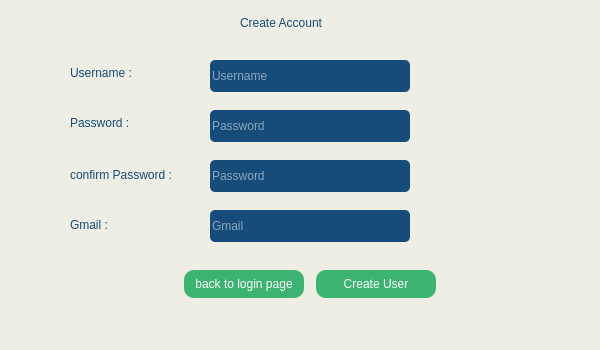
<?xml version="1.0" encoding="UTF-8"?>
<ui version="4.0">
 <class>MainWindow</class>
 <widget class="QMainWindow" name="MainWindow">
  <property name="geometry">
   <rect>
    <x>0</x>
    <y>0</y>
    <width>600</width>
    <height>350</height>
   </rect>
  </property>
  <property name="windowTitle">
   <string>MainWindow</string>
  </property>
  <property name="styleSheet">
   <string notr="true">background-color: 	rgb(245,255,250);
background-color: 	rgb(238,238,228);
</string>
  </property>
  <widget class="QWidget" name="centralwidget">
   <widget class="QLineEdit" name="create_username">
    <property name="geometry">
     <rect>
      <x>210</x>
      <y>60</y>
      <width>200</width>
      <height>32</height>
     </rect>
    </property>
    <property name="styleSheet">
     <string notr="true">font: 75 8pt &quot;Calibri (Body)&quot;;
background-color: rgb(21,76,121);
color: rgb(255, 255, 255);
border-radius:5px;



</string>
    </property>
    <property name="text">
     <string/>
    </property>
    <property name="placeholderText">
     <string>Username</string>
    </property>
   </widget>
   <widget class="QLineEdit" name="create_password">
    <property name="geometry">
     <rect>
      <x>210</x>
      <y>110</y>
      <width>200</width>
      <height>32</height>
     </rect>
    </property>
    <property name="styleSheet">
     <string notr="true">font: 75 8pt &quot;Calibri (Body)&quot;;
background-color: rgb(21,76,121);
color: rgb(255, 255, 255);
border-radius:5px;



</string>
    </property>
    <property name="echoMode">
     <enum>QLineEdit::Password</enum>
    </property>
    <property name="placeholderText">
     <string>Password</string>
    </property>
   </widget>
   <widget class="QLabel" name="label">
    <property name="geometry">
     <rect>
      <x>240</x>
      <y>10</y>
      <width>131</width>
      <height>25</height>
     </rect>
    </property>
    <property name="styleSheet">
     <string notr="true">font: 75 11pt &quot;Calibri (Body)&quot;;
color:   rgb(21,76,121);
 </string>
    </property>
    <property name="text">
     <string>Create Account</string>
    </property>
   </widget>
   <widget class="QPushButton" name="CreateButton">
    <property name="geometry">
     <rect>
      <x>316</x>
      <y>270</y>
      <width>120</width>
      <height>28</height>
     </rect>
    </property>
    <property name="styleSheet">
     <string notr="true">font: 75 8pt &quot;Calibri (Body)&quot;;
background-color: rgb(60,179,113);
color: rgb(255, 255, 255);
border-radius:10px;



</string>
    </property>
    <property name="text">
     <string>Create User</string>
    </property>
   </widget>
   <widget class="QLabel" name="label_2">
    <property name="geometry">
     <rect>
      <x>70</x>
      <y>60</y>
      <width>80</width>
      <height>25</height>
     </rect>
    </property>
    <property name="styleSheet">
     <string notr="true">font: 75 9pt &quot;Calibri (Body)&quot;;
color:   rgb(21,76,121);
 </string>
    </property>
    <property name="text">
     <string>Username :</string>
    </property>
   </widget>
   <widget class="QLineEdit" name="confir_password">
    <property name="geometry">
     <rect>
      <x>210</x>
      <y>160</y>
      <width>200</width>
      <height>32</height>
     </rect>
    </property>
    <property name="styleSheet">
     <string notr="true">font: 75 8pt &quot;Calibri (Body)&quot;;
background-color: rgb(21,76,121);
color: rgb(255, 255, 255);
border-radius:5px;



</string>
    </property>
    <property name="echoMode">
     <enum>QLineEdit::Password</enum>
    </property>
    <property name="placeholderText">
     <string>Password</string>
    </property>
   </widget>
   <widget class="QLabel" name="label_3">
    <property name="geometry">
     <rect>
      <x>70</x>
      <y>110</y>
      <width>80</width>
      <height>25</height>
     </rect>
    </property>
    <property name="styleSheet">
     <string notr="true">font: 75 9pt &quot;Calibri (Body)&quot;;
color:   rgb(21,76,121);
 </string>
    </property>
    <property name="text">
     <string>Password :</string>
    </property>
   </widget>
   <widget class="QLabel" name="label_4">
    <property name="geometry">
     <rect>
      <x>70</x>
      <y>162</y>
      <width>141</width>
      <height>25</height>
     </rect>
    </property>
    <property name="styleSheet">
     <string notr="true">font: 75 9pt &quot;Calibri (Body)&quot;;
color:   rgb(21,76,121);
 </string>
    </property>
    <property name="text">
     <string>confirm Password :</string>
    </property>
   </widget>
   <widget class="QLabel" name="label_5">
    <property name="geometry">
     <rect>
      <x>70</x>
      <y>212</y>
      <width>80</width>
      <height>25</height>
     </rect>
    </property>
    <property name="styleSheet">
     <string notr="true">font: 75 9pt &quot;Calibri (Body)&quot;;
color:   rgb(21,76,121);
 </string>
    </property>
    <property name="text">
     <string>Gmail :</string>
    </property>
   </widget>
   <widget class="QLineEdit" name="create_gmail">
    <property name="geometry">
     <rect>
      <x>210</x>
      <y>210</y>
      <width>200</width>
      <height>32</height>
     </rect>
    </property>
    <property name="styleSheet">
     <string notr="true">font: 75 8pt &quot;Calibri (Body)&quot;;
background-color: rgb(21,76,121);
color: rgb(255, 255, 255);
border-radius:5px;



</string>
    </property>
    <property name="text">
     <string/>
    </property>
    <property name="placeholderText">
     <string>Gmail</string>
    </property>
   </widget>
   <widget class="QPushButton" name="LoginpageButton">
    <property name="geometry">
     <rect>
      <x>184</x>
      <y>270</y>
      <width>120</width>
      <height>28</height>
     </rect>
    </property>
    <property name="styleSheet">
     <string notr="true">font: 75 8pt &quot;Calibri (Body)&quot;;
background-color: rgb(60,179,113);
color: rgb(255, 255, 255);
border-radius:10px;



</string>
    </property>
    <property name="text">
     <string>back to login page</string>
    </property>
   </widget>
   <zorder>label_4</zorder>
   <zorder>create_username</zorder>
   <zorder>create_password</zorder>
   <zorder>label</zorder>
   <zorder>CreateButton</zorder>
   <zorder>label_2</zorder>
   <zorder>confir_password</zorder>
   <zorder>label_3</zorder>
   <zorder>label_5</zorder>
   <zorder>create_gmail</zorder>
   <zorder>LoginpageButton</zorder>
  </widget>
  <widget class="QMenuBar" name="menubar">
   <property name="geometry">
    <rect>
     <x>0</x>
     <y>0</y>
     <width>600</width>
     <height>26</height>
    </rect>
   </property>
  </widget>
  <widget class="QStatusBar" name="statusbar"/>
 </widget>
 <resources/>
 <connections/>
</ui>
